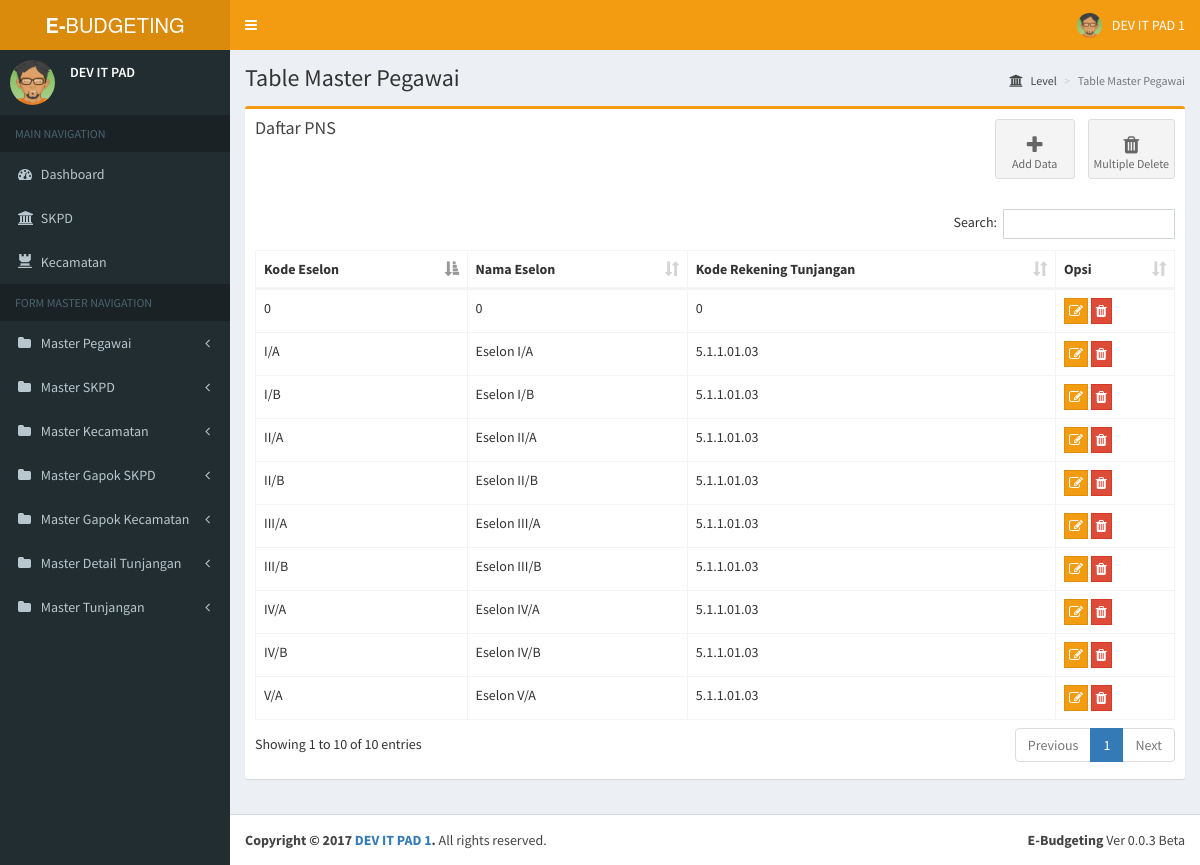
The page /home.php?page=table_master_eselon on the database its author committed.
### tables this page shows
CREATE TABLE `eselon` (
  `kd_eselon` varchar(10) NOT NULL,
  `nama_eselon` varchar(20) DEFAULT NULL,
  `kd_rek_tunjangan` varchar(50) DEFAULT NULL,
  PRIMARY KEY (`kd_eselon`),
  KEY `nama_tunjangan` (`kd_rek_tunjangan`),
  CONSTRAINT `eselon_ibfk_1` FOREIGN KEY (`kd_rek_tunjangan`) REFERENCES `tunjangan` (`kd_rek_tunjangan`) ON DELETE CASCADE ON UPDATE CASCADE
);

### page/form_master/master_eselon/table_master_eselon.php (the view, shortened to what this page needs)
<section class="content-header">
  <h1>
    Table Master Pegawai
  </h1>
  <ol class="breadcrumb">
    <li><a href="#"><i class="fa fa-institution"></i> Level</a></li>
    <li class="active">Table Master Pegawai</li>
  </ol>
</section>
<section class="content container-fluid">
	      <div class="row">
	        <div class="col-xs-12">
	          <div class="box box-warning">
	            <div class="box-header">
	            	<div class="row">
	            		<div class="col-sm-6">
	            			<h3 class="box-title">Daftar PNS </h3>
	            		</div>
	            		<div class="col-sm-6">
	            		<div class=" pull-right">
	            			<a class="btn btn-app" href="?page=form_master_pegawai">
								<i class="fa fa-plus"></i> Add Data
						    </a>
						    <a class="btn btn-app" data-toggle='modal' data-target='#modal-delete-multiple' style="cursor: pointer;">
								<i class="fa fa-trash"></i> Multiple Delete
						    </a>
						</div>
	            		</div>
	            	</div>
	            </div>
	            <div class="box-body">
	              <table id="bpkd-table" class="table table-bordered table-hover">
	                <thead>
	                <tr>
	                  <th>Kode Eselon</th>
	                  <th>Nama Eselon</th>
	                  <th>Kode Rekening Tunjangan</th>
	                  <th width="80px">Opsi</th>
	                </tr>
	                </thead>
	                <tbody>
	            	 <?php
          				$result = mysqli_query($con,"SELECT * FROM eselon");
          				while($row = mysqli_fetch_array($result))
          				{
          				?>
          				<tr class='default'>
          					<td><?php echo $row[0]; ?></td>
          					<td><?php echo $row[1]; ?></td>
          					<td><?php echo $row[2]; ?></td>
          					<td>
          	                  	<button type='button' data-toggle='modal' data-target='#modal-edit' class='btn btn-warning btn-flat' style='padding:0;padding:2px 4px;'><i class='fa fa-edit'></i></button>
          	                  	<button type='button' data-toggle='modal' data-target='#modal-delete' class='btn btn-danger  btn-flat' style='padding:0;padding:2px 4px;'><i class='fa fa-trash'></i></button>
          	                </td>
          			</tr>
          			<?php
          				}
          			?>
	              </table>
	            </div>
	          </div>
	        </div>
	    </div>
</section>

### rows shown on the page
eselon: kd_eselon "0", nama_eselon "0", kd_rek_tunjangan "0"
eselon: kd_eselon "I/A", nama_eselon "Eselon I/A", kd_rek_tunjangan "5.1.1.01.03"
eselon: kd_eselon "I/B", nama_eselon "Eselon I/B", kd_rek_tunjangan "5.1.1.01.03"
eselon: kd_eselon "II/A", nama_eselon "Eselon II/A", kd_rek_tunjangan "5.1.1.01.03"
eselon: kd_eselon "II/B", nama_eselon "Eselon II/B", kd_rek_tunjangan "5.1.1.01.03"
eselon: kd_eselon "III/A", nama_eselon "Eselon III/A", kd_rek_tunjangan "5.1.1.01.03"
eselon: kd_eselon "III/B", nama_eselon "Eselon III/B", kd_rek_tunjangan "5.1.1.01.03"
eselon: kd_eselon "IV/A", nama_eselon "Eselon IV/A", kd_rek_tunjangan "5.1.1.01.03"
eselon: kd_eselon "IV/B", nama_eselon "Eselon IV/B", kd_rek_tunjangan "5.1.1.01.03"
eselon: kd_eselon "V/A", nama_eselon "Eselon V/A", kd_rek_tunjangan "5.1.1.01.03"
